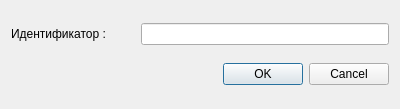
<?xml version="1.0" encoding="UTF-8"?>
<ui version="4.0">
 <class>AddNewElementInScene</class>
 <widget class="QDialog" name="AddNewElementInScene">
  <property name="geometry">
   <rect>
    <x>0</x>
    <y>0</y>
    <width>400</width>
    <height>109</height>
   </rect>
  </property>
  <property name="minimumSize">
   <size>
    <width>400</width>
    <height>109</height>
   </size>
  </property>
  <property name="maximumSize">
   <size>
    <width>400</width>
    <height>109</height>
   </size>
  </property>
  <property name="windowTitle">
   <string>Новый элемент</string>
  </property>
  <layout class="QVBoxLayout" name="verticalLayout">
   <item>
    <layout class="QHBoxLayout" name="horizontalLayout" stretch="1,2">
     <item>
      <widget class="QLabel" name="label">
       <property name="text">
        <string>Идентификатор :</string>
       </property>
      </widget>
     </item>
     <item>
      <widget class="QLineEdit" name="lineEdit"/>
     </item>
    </layout>
   </item>
   <item>
    <widget class="QDialogButtonBox" name="buttonBox">
     <property name="orientation">
      <enum>Qt::Horizontal</enum>
     </property>
     <property name="standardButtons">
      <set>QDialogButtonBox::Cancel|QDialogButtonBox::Ok</set>
     </property>
    </widget>
   </item>
  </layout>
 </widget>
 <resources/>
 <connections>
  <connection>
   <sender>buttonBox</sender>
   <signal>rejected()</signal>
   <receiver>AddNewElementInScene</receiver>
   <slot>reject()</slot>
   <hints>
    <hint type="sourcelabel">
     <x>295</x>
     <y>95</y>
    </hint>
    <hint type="destinationlabel">
     <x>286</x>
     <y>108</y>
    </hint>
   </hints>
  </connection>
 </connections>
</ui>
